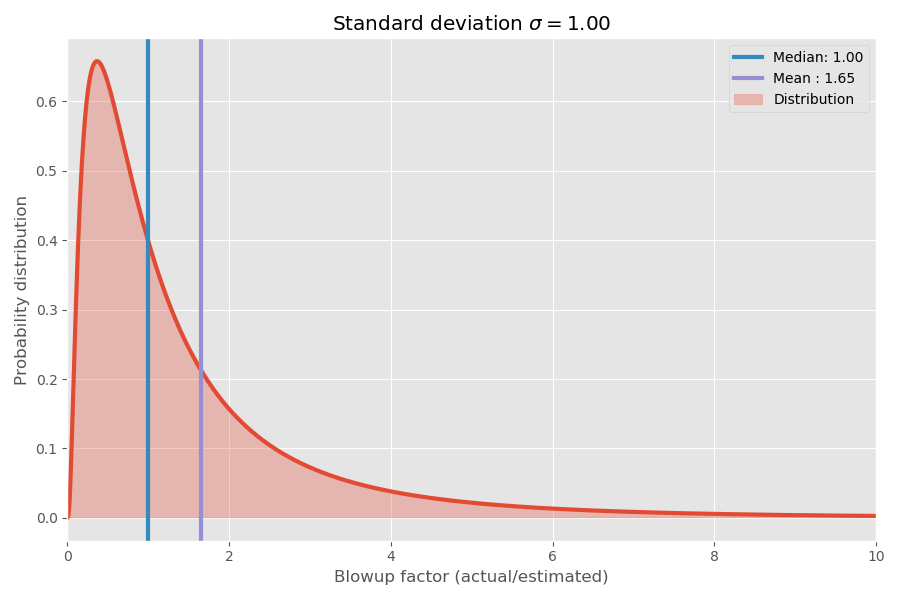

Write the Python code that produced this figure.
import matplotlib
import numpy
import scipy.stats
from matplotlib import pyplot

matplotlib.style.use('ggplot')


# Plot log-normal distribution
pyplot.figure(figsize=(9, 6))
std = 1
xs = numpy.linspace(0, 12, 1000)
ys = scipy.stats.lognorm.pdf(xs, s=std)
pyplot.plot(xs, ys, color='C0', lw=3)
pyplot.fill_between(xs, ys*0, ys, color='C0', alpha=0.3, label='Distribution')
pyplot.axvline(x=1, color='C1', lw=3, label='Median: 1.00')
mean = numpy.exp(0 + std**2/2)
pyplot.axvline(x=numpy.exp(0 + std**2/2), color='C2', lw=3, label='Mean : %.2f' % mean)
pyplot.xlabel('Blowup factor (actual/estimated)')
pyplot.ylabel('Probability distribution')
pyplot.xlim([0, 10])
pyplot.legend()
pyplot.title('Standard deviation $ \\sigma = %.2f $' % std)
pyplot.tight_layout()
pyplot.savefig('log_normal.png')

# Plot normal distributions
pyplot.figure(figsize=(9, 6))
xs = numpy.linspace(-10, 10, 1000)
for std in [0.5, 1, 2, 4, 8, 16]:
    ys = scipy.stats.norm.pdf(xs, scale=std)
    pyplot.plot(xs, ys, lw=3, label='Standard deviation $ \\sigma = %.2f $' % std)
pyplot.xlabel('Logarithm of blowup factor: log(actual/estimated)')
pyplot.ylabel('Probability distribution')
pyplot.legend()
pyplot.xlim([-10, 10])
pyplot.tight_layout()
pyplot.savefig('normal.png')


def add(sizes, stds):
    mus = numpy.log(sizes)
    rows = []
    for mu, std in zip(mus, stds):
        mean = numpy.exp(mu + std**2/2)
        p99 = numpy.exp(scipy.stats.norm.ppf(0.99, mu, std))
        rows.append((numpy.exp(mu), mean, p99))

    rvs = scipy.stats.norm.rvs(mus, stds, size=(1000000, len(mus)))
    sums = numpy.sum(numpy.exp(rvs), axis=1)
    rows.append((numpy.median(sums), numpy.mean(sums), numpy.percentile(sums, 99)))

    return rows



for sizes, stds in [([1, 1, 1], [1, 1, 1]),
                    ([1, 1, 1], [0.5, 1, 2]),
                    ([1, 1, 1, 1, 1, 1, 1], [0.5, 0.5, 0.5, 1, 1, 1, 2])]:
    for median, mean, p99 in add(sizes, stds):
        print('%9.2f %9.2f %9.2f' % (median, mean, p99))
    print()


pyplot.figure(figsize=(9, 6))
sigmas = numpy.linspace(0, 5.5, 10000)
medians = numpy.exp(sigmas * 0)
means = numpy.exp(sigmas**2/2)
# p99s = [numpy.exp(scipy.stats.norm.ppf(0.99, loc=0, scale=sigma)) for sigma in sigmas]
p99s = numpy.exp(scipy.stats.norm.ppf(0.99, loc=0, scale=sigmas))
print(p99s)
pyplot.plot(sigmas, medians, lw=3, label='Median')
pyplot.plot(sigmas, means, lw=3, label='Mean')
pyplot.plot(sigmas, p99s, lw=3, label='99th percentile')
pyplot.yscale('log')
pyplot.xlabel('$ \\sigma $')
pyplot.ylabel('Blowup factor')
pyplot.xlim([0, 5])
pyplot.legend()
pyplot.tight_layout()
pyplot.savefig('sigmas.png')